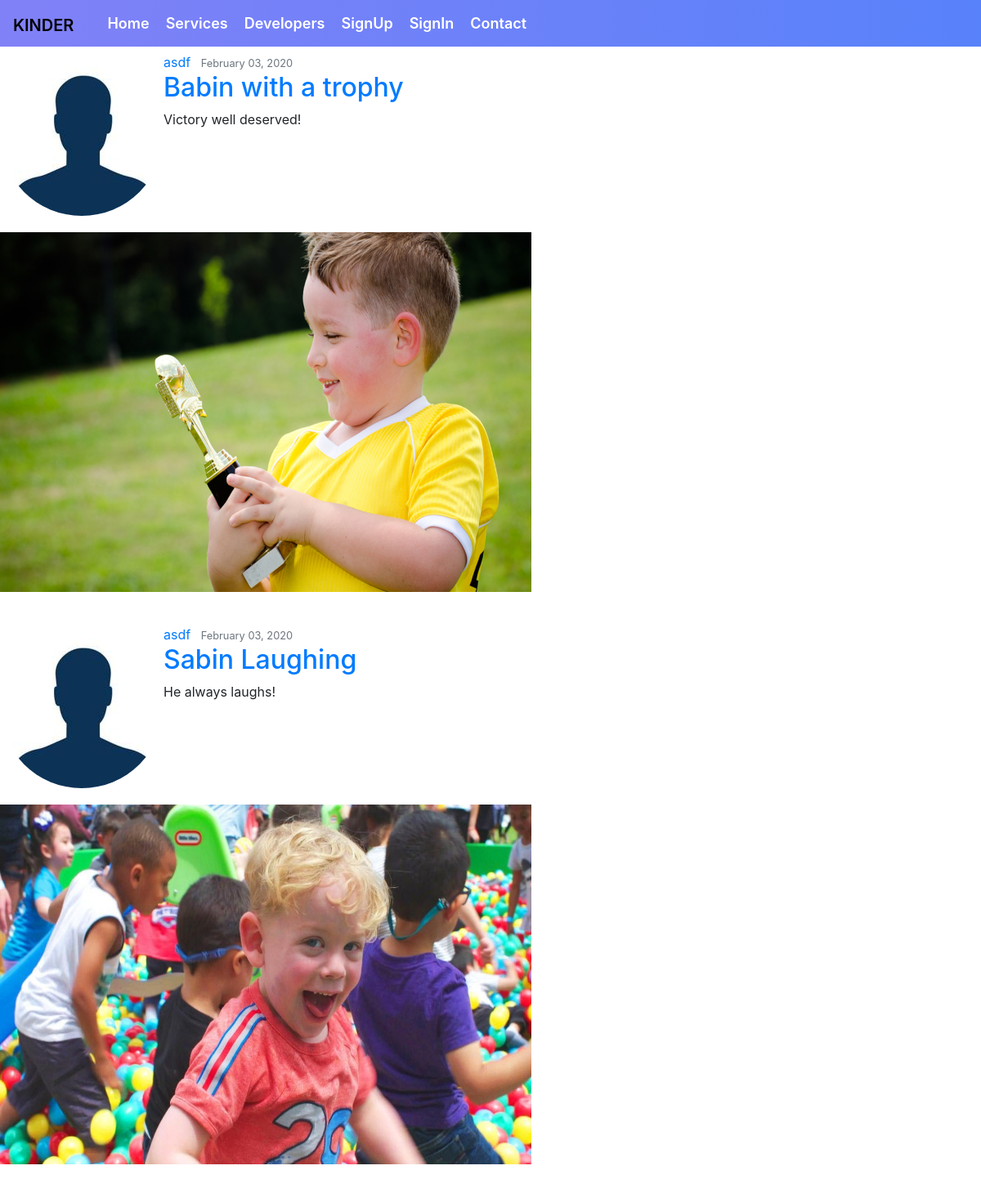
Page /home/user/asdf on the earlier database version.
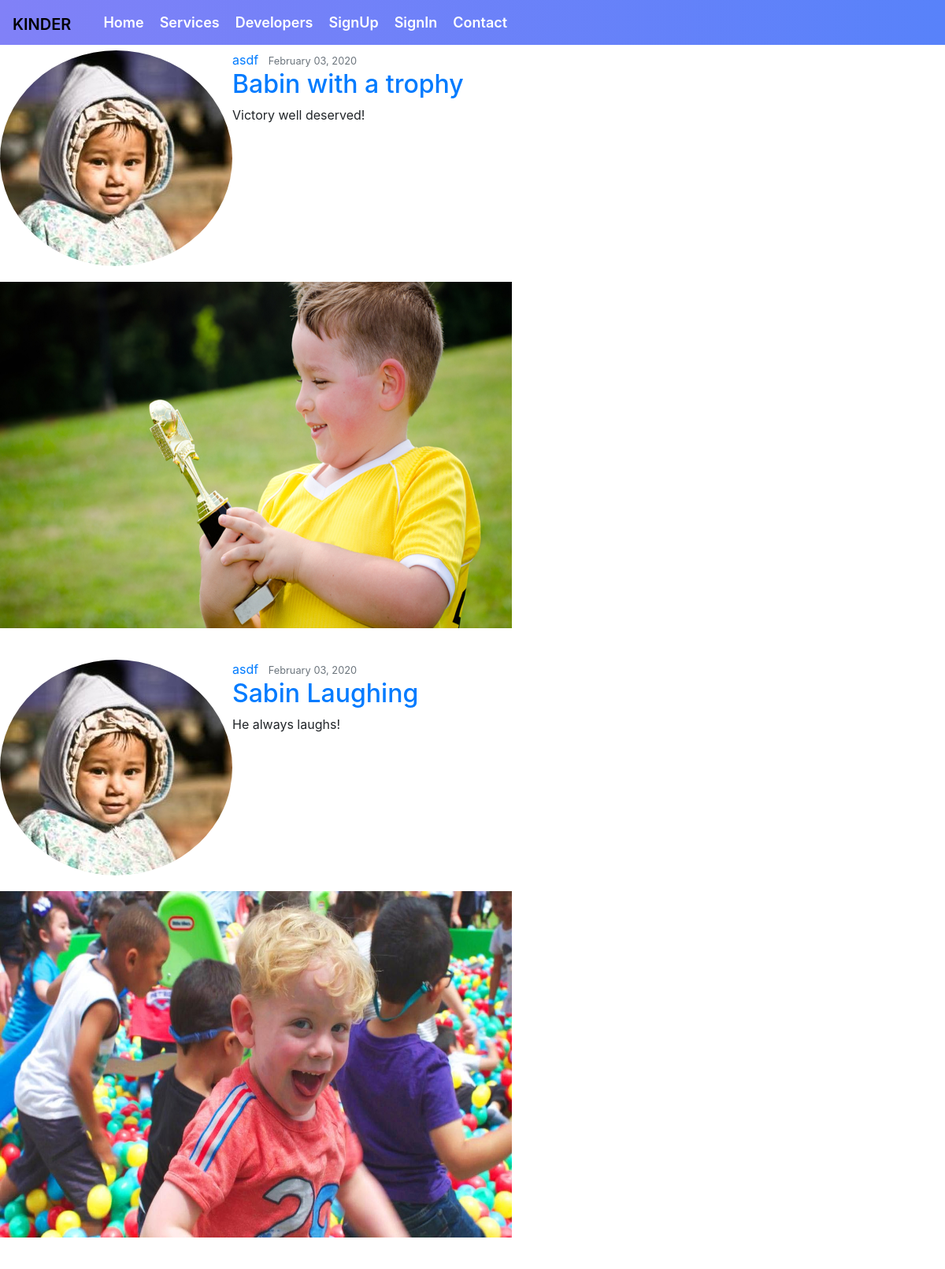
Same page on the later database version.
### second/models.py (models this page shows, shortened)
class Post(models.Model):
    title = models.CharField(max_length=100)
    content = models.TextField()
    photo = models.ImageField(upload_to='posts', blank=True)
    date_posted = models.DateTimeField(default=timezone.now)
    author = models.ForeignKey(User, on_delete=models.CASCADE)
    class Meta:
        ordering = ["-date_posted"]

class Profile(models.Model):
    user = models.OneToOneField(User, on_delete=models.CASCADE)
    image = models.ImageField(default='default.jpg', upload_to='profile_pics')

### second/views.py (the view)
# urls.py: path('user/<str:username>', UserPostListView.as_view(), name='user-posts'),
class UserPostListView(ListView):
    model = Post
    template_name = 'user_posts.html'
    context_object_name = 'posts'
    paginate_by = 4
    def get_queryset(self):
        user = get_object_or_404(User, username=self.kwargs.get('username'))
        return Post.objects.filter(author=user).order_by('-date_posted')

### second/templates/user_posts.html (shortened to what this page needs)
{% extends "base1.html" %}
{% block base2 %}
    <h1 class="mb-3">Posts by {{ view.kwargs.username }} ({{ page_obj.paginator.count }})</h1>
    {% for post in posts %}
        <article class="media content-section">
          <img class="rounded-circle article-img" src="{{ post.author.profile.image.url }}">
          <div class="media-body">
            <div class="article-metadata">
              <a class="mr-2" href="{% url 'user-posts' post.author.username %}">{{ post.author }}</a>
              <small class="text-muted">{{ post.date_posted|date:"F d, Y" }}</small>
            </div>
            <h2><a class="article-title" href="{% url 'post-detail' post.id %}">{{ post.title }}</a></h2>
            <p class="article-content">{{ post.content }}</p>
          </div>
        </article>
        <img id='posting' style="width: 650px; height: 500px;padding-top: 20px; padding-bottom: 40px;" src="/media/{{post.photo}}" onerror="this.style.display='none'">
    {% endfor %}
{% endblock %}

### users/templates/base1.html (shortened to what this page needs)
<!DOCTYPE html>
<html lang="en">
<head>
    {% load static %}
    <link rel="stylesheet" href="{% static 'bootstrap/css/bootstrap.min.css' %}" type="text/css" >
    <link rel="stylesheet" href="{% static 'second.css' %}" type="text/css">
</head>
<body>
    <section id="nav-bar">
        <nav class="navbar navbar-expand-lg fixed-top ">
            <span class="navbar-brand mb-0 h1">KINDER</span>
            <div class="container">
                <div class="collapse navbar-collapse" id="navbarSupportedContent">
                    <ul class="navbar-nav">
                    {% if user.is_authenticated %}
                        <li class="nav-item">
                            <a class="nav-link" href="{% url 'home' %}" style="padding-right: 10px;padding-left: 10px;">Home <span
                                    class="sr-only">(current)</span></a>
                        </li>
                        <li class="nav-item">
                            <a class="nav-link" href="{% url 'profile' %}" style="padding-right: 10px;padding-left: 10px;">Profile</a>
                        </li>
                        <li class="nav-item">
                            <a class="nav-link" href="{% url 'logout' %}" style="padding-right: 10px;padding-left: 10px;">Log Out</a>
                        </li>
                    {% else %}
                        <li class="nav-item">
                            <a class="nav-link" href="{% url 'index' %}" style="padding-right: 10px;padding-left: 10px;">Home </a>
                        </li>
                        <li class="nav-item">
                            <a class="nav-link" href="{% url 'services' %}" style="padding-right: 10px;padding-left: 10px;">Services</a>
                        </li>
                        <li class="nav-item">
                            <a class="nav-link" href="{% url 'dev' %}" style="padding-right: 10px;padding-left: 10px;">Developers</a>
                        </li>
                        <li class="nav-item">
                            <a class="nav-link" href="{% url 'signup' %}" style="padding-right: 10px;padding-left: 10px;">SignUp</a>
                        </li>
                        <li class="nav-item">
                            <a class="nav-link" href="{% url 'login' %}" style="padding-right: 10px;padding-left: 10px;">SignIn</a>
                        </li>
                        <li class="nav-item">
                            <a class="nav-link" href="{% url 'contact' %}" style="padding-right: 10px;padding-left: 10px;">Contact</a>
                        </li>
                    {% endif %}
                    </ul>
                </div>
            </div>
        </nav>
    </section>
    {% block base2 %}
    {% endblock %}
</body>
</html>

### static/second.css (style rules this page uses)
.navbar { background-image: linear-gradient(to right, #8181F7, #5882FA); padding: 20 !important; padding-left: 50; }
.navbar-nav a { color: #fff !important; font-weight: 600; float: right; text-align: left; font-size: 18px; line-height: 25px; border-radius: 9px; }
.navbar-nav a::after { content: ''; display: block; height: 3px; background-color: #80dae0; position: absolute; top: 0; width: 0%; transition: all ease-in-out 250ms; }
.navbar-brand { color: #000 !important; font-weight: 600; padding-bottom: 0px; }
.navbar-nav li { padding: 20 0px; position: relative; }

Differences in the rows shown:
changed through a linked row, Post "Babin with a trophy": author.profile.image: picture added in place of a placeholder
changed through a linked row, Post "Sabin Laughing": author.profile.image: picture added in place of a placeholder
